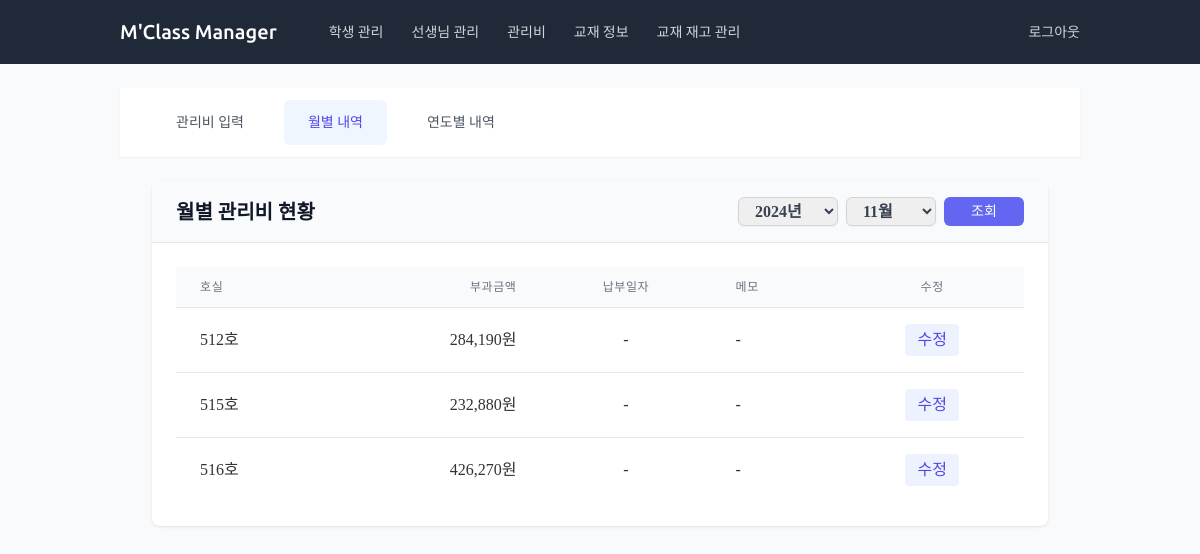
Before: /maintenance/monthly/ (signed in) with the older database file.
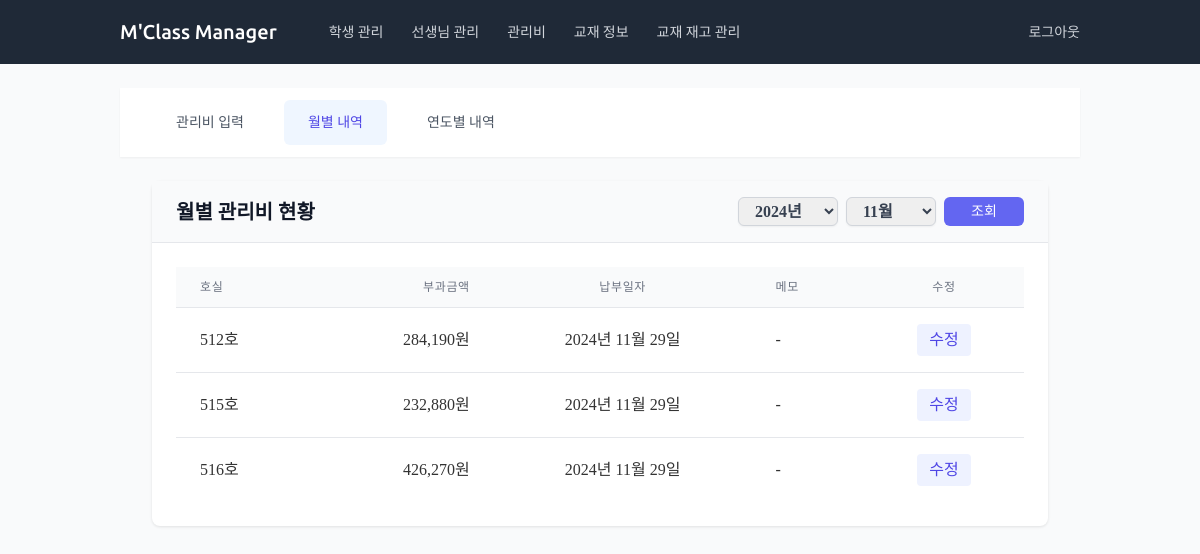
After: the same page with the newer database file.
### maintenance/models.py (models this page shows, shortened)
class Maintenance(models.Model):
    room = models.ForeignKey(
        Room,
        on_delete=models.PROTECT,
        verbose_name='호실'
    )
    date = models.DateField(
        verbose_name='부과년월',
        help_text='년월을 선택해주세요 (예: 2024년 10월)'
    )
    charge = models.IntegerField(
        validators=[MinValueValidator(0, message='금액은 0 이상이어야 합니다.')],
        verbose_name='부과금액',
        help_text='0 이상의 금액을 입력해주세요.'
    )
    date_paid = models.DateField(
        null=True,
        blank=True,
        verbose_name='납부일자'
    )
    memo = models.TextField(
        blank=True,
        verbose_name='메모'
    )
    created_at = models.DateTimeField(auto_now_add=True)
    updated_at = models.DateTimeField(auto_now=True)
    class Meta:
        verbose_name = '관리비'
        verbose_name_plural = '관리비 목록'
        ordering = ['-date', 'room']

class Room(models.Model):
    number = models.IntegerField(
        validators=[MinValueValidator(1)],
        verbose_name='호실',
        unique=True,
    )
    contract_start_date = models.DateField(
        verbose_name='계약 시작일'
    )
    contract_end_date = models.DateField(
        verbose_name='계약 종료일',
        null=True,
        blank=True
    )
    is_active = models.BooleanField(
        default=True,
        verbose_name='계약 활성 상태'
    )
    created_at = models.DateTimeField(auto_now_add=True)
    updated_at = models.DateTimeField(auto_now=True)
    class Meta:
        verbose_name = '호실 정보'
        verbose_name_plural = '호실 목록'
        ordering = ['number']

### maintenance/views.py (the view)
# urls.py: path('monthly/', views.MonthlyReportView.as_view(), name='monthly_report'),
class MonthlyReportView(LoginRequiredMixin, ListView):
    model = Maintenance
    template_name = 'maintenance/monthly_report.html'
    context_object_name = 'maintenance_list'
    def get_queryset(self):
        year = self.request.GET.get('year', timezone.now().year)
        month = self.request.GET.get('month', timezone.now().month)
        return Maintenance.objects.filter(
            date__year=year,
            date__month=month
        ).order_by('room')
    def get_context_data(self, **kwargs):
        context = super().get_context_data(**kwargs)
        available_years = [d.year for d in Maintenance.objects
                         .dates('date', 'year', order='DESC')
                         .distinct()]
        current_year = available_years[0] if available_years else timezone.now().year
        selected_year = int(self.request.GET.get('year', current_year))
        selected_month = int(self.request.GET.get('month', timezone.now().month))
        months = [(i, f"{i}월") for i in range(1, 13)]
        queryset = self.get_queryset()
        context.update({
            'available_years': available_years,  # year_range 대신 available_years 사용
            'months': months,
            'selected_year': selected_year,
            'selected_month': selected_month,
            'total_charge': queryset.aggregate(Sum('charge'))['charge__sum'] or 0
        })
        return context

### maintenance/templates/maintenance/monthly_report.html (shortened to what this page needs)
{% extends 'maintenance/base_maintenance.html' %}
{% load humanize %}
{% block maintenance_content %}
<div class="space-y-6">
    <div class="content-card">
        <div class="card-header">
            <div class="flex justify-between items-center">
                <h1 class="text-xl font-semibold text-gray-900">
                    월별 관리비 현황
                </h1>
                <form method="get" class="flex items-center space-x-2">
                    <select name="year" class="form-input py-1 min-w-[100px]">
                        {% for year in available_years %}
                            <option value="{{ year }}" {% if year == selected_year %}selected{% endif %}>
                                {{ year }}년
                            </option>
                        {% endfor %}
                    </select>
                    <select name="month" class="form-input py-1 min-w-[90px]">
                        {% for month_num, month_name in months %}
                            <option value="{{ month_num }}" {% if month_num == selected_month %}selected{% endif %}>
                                {{ month_name }}
                            </option>
                        {% endfor %}
                    </select>
                    <button type="submit" class="form-button py-1 min-w-[80px]">
                        조회
                    </button>
                </form>
            </div>
        </div>
        <div class="card-body">
            <table class="min-w-full divide-y divide-gray-200">
                <thead class="bg-gray-50">
                    <tr>
                        <th class="px-6 py-3 text-left text-xs font-medium text-gray-500 uppercase tracking-wider">호실</th>
                        <th class="px-6 py-3 text-right text-xs font-medium text-gray-500 uppercase tracking-wider">부과금액</th>
                        <th class="px-6 py-3 text-center text-xs font-medium text-gray-500 uppercase tracking-wider">납부일자</th>
                        <th class="px-6 py-3 text-left text-xs font-medium text-gray-500 uppercase tracking-wider">메모</th>
                        <th class="px-6 py-3 text-center text-xs font-medium text-gray-500 uppercase tracking-wider">수정</th>
                    </tr>
                </thead>
                <tbody class="bg-white divide-y divide-gray-200">
                    {% for maintenance in maintenance_list %}
                    <tr class="hover:bg-gray-50">
                        <td class="px-6 py-4 whitespace-nowrap">{{ maintenance.room.number }}호</td>
                        <td class="px-6 py-4 text-right whitespace-nowrap">{{ maintenance.charge|intcomma }}원</td>
                        <td class="px-6 py-4 text-center whitespace-nowrap">
                            {{ maintenance.date_paid|default:"-" }}
                        </td>
                        <td class="px-6 py-4">{{ maintenance.memo|default:"-" }}</td>
                        <td class="px-6 py-4 text-center">
                            <button onclick="editMaintenance('{{ maintenance.id }}')"
                                    class="text-indigo-600 hover:text-indigo-900 bg-indigo-50 hover:bg-indigo-100 px-3 py-1 rounded">
                                수정
                            </button>
                        </td>
                    </tr>
                    {% endfor %}
                </tbody>
            </table>
        </div>
    </div>
</div>
{% endblock %}

Changed rows visible on the page:
changed Maintenance (number 1 of 3 on the later page): date_paid "-" → "2024년 11월 29일"
changed Maintenance (number 2 of 3 on the later page): date_paid "-" → "2024년 11월 29일"
changed Maintenance (number 3 of 3 on the later page): date_paid "-" → "2024년 11월 29일"
